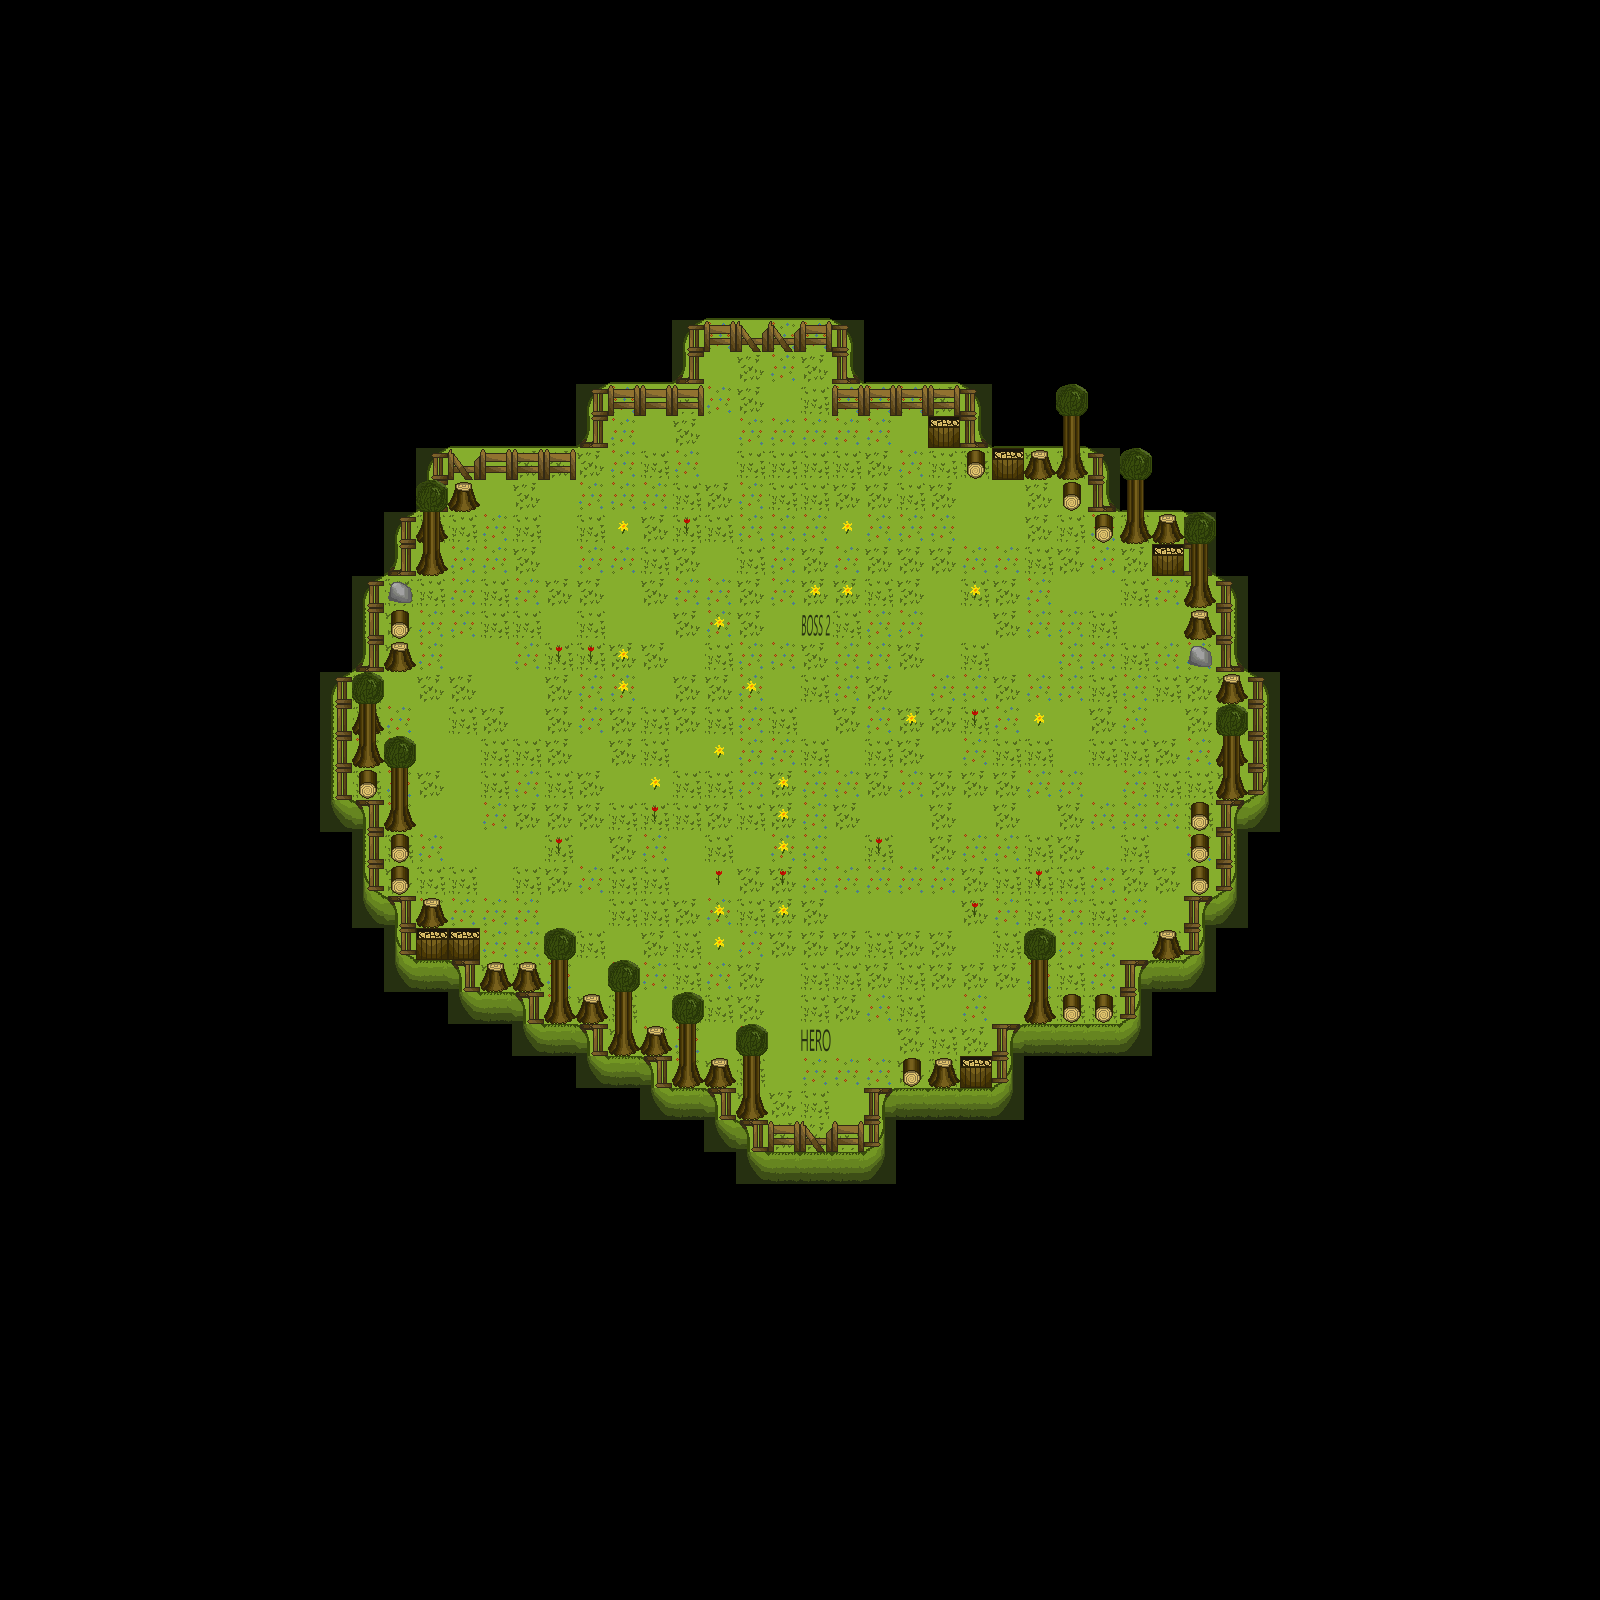

Rendered tile map (Tiled .tmx) drawn with the repository's tilesets; below, a short description and the map source with its tile grids summarised:
An orthogonal 50x50 tile map with 32x32 px tiles, 5 tile layers (ground, objects, decorationsdown, mobs, ...).

<map version="1.10" tiledversion="1.10.2" orientation="orthogonal" renderorder="right-down" width="50" height="50" tilewidth="32" tileheight="32" infinite="0" nextlayerid="10" nextobjectid="1">
 <editorsettings>
  <export target="../../../../../../nowa mapa/glassland_.csv" format="csv" />
 </editorsettings>
 <tileset firstgid="1" source="grassland.tsx" />
 <layer id="1" name="ground" width="50" height="50">
  <data>[2500 cells, 601 non-empty, 20 distinct tile ids]</data>
 </layer>
 <layer id="8" name="objects" width="50" height="50">
  <data>[2500 cells, 61 non-empty, 8 distinct tile ids]</data>
 </layer>
 <layer id="7" name="decorationsdown" width="50" height="50">
  <data>[2500 cells, 30 non-empty, 2 distinct tile ids]</data>
 </layer>
 <layer id="6" name="mobs" width="50" height="50">
  <data>[2500 cells, 2 non-empty, 2 distinct tile ids]</data>
 </layer>
 <layer id="4" name="decorationsup" width="50" height="50">
  <data>[2500 cells, 33 non-empty, 5 distinct tile ids]</data>
 </layer>
</map>
